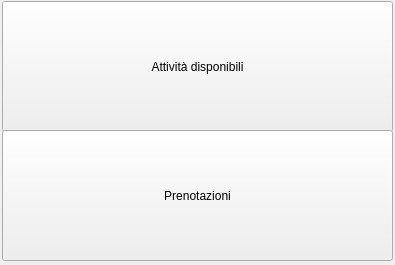
<?xml version="1.0" encoding="UTF-8"?>
<ui version="4.0">
 <class>Form</class>
 <widget class="QWidget" name="Form">
  <property name="geometry">
   <rect>
    <x>0</x>
    <y>0</y>
    <width>395</width>
    <height>265</height>
   </rect>
  </property>
  <property name="sizePolicy">
   <sizepolicy hsizetype="Fixed" vsizetype="Fixed">
    <horstretch>0</horstretch>
    <verstretch>0</verstretch>
   </sizepolicy>
  </property>
  <property name="windowTitle">
   <string>Prenotazioni</string>
  </property>
  <widget class="QPushButton" name="pushButton">
   <property name="geometry">
    <rect>
     <x>2</x>
     <y>1</y>
     <width>391</width>
     <height>131</height>
    </rect>
   </property>
   <property name="text">
    <string>Attività disponibili</string>
   </property>
  </widget>
  <widget class="QPushButton" name="pushButton_2">
   <property name="geometry">
    <rect>
     <x>2</x>
     <y>130</y>
     <width>391</width>
     <height>131</height>
    </rect>
   </property>
   <property name="text">
    <string>Prenotazioni</string>
   </property>
  </widget>
 </widget>
 <resources/>
 <connections/>
</ui>
